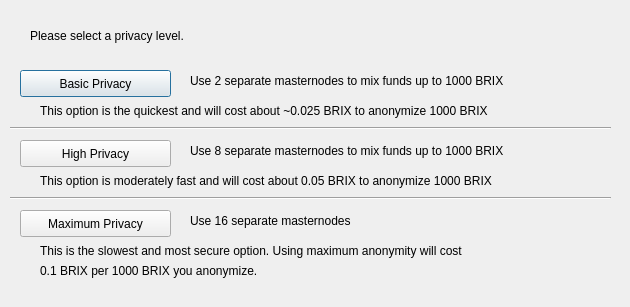
<?xml version="1.0" encoding="UTF-8"?>
<ui version="4.0">
 <class>DarksendConfig</class>
 <widget class="QDialog" name="DarksendConfig">
  <property name="geometry">
   <rect>
    <x>0</x>
    <y>0</y>
    <width>630</width>
    <height>307</height>
   </rect>
  </property>
  <property name="windowTitle">
   <string>Configure PrivateSend</string>
  </property>
  <widget class="QPushButton" name="buttonBasic">
   <property name="geometry">
    <rect>
     <x>20</x>
     <y>70</y>
     <width>151</width>
     <height>27</height>
    </rect>
   </property>
   <property name="text">
    <string>Basic Privacy</string>
   </property>
  </widget>
  <widget class="QPushButton" name="buttonHigh">
   <property name="geometry">
    <rect>
     <x>20</x>
     <y>140</y>
     <width>151</width>
     <height>27</height>
    </rect>
   </property>
   <property name="text">
    <string>High Privacy</string>
   </property>
  </widget>
  <widget class="QPushButton" name="buttonMax">
   <property name="geometry">
    <rect>
     <x>20</x>
     <y>210</y>
     <width>151</width>
     <height>27</height>
    </rect>
   </property>
   <property name="text">
    <string>Maximum Privacy</string>
   </property>
  </widget>
  <widget class="QLabel" name="label">
   <property name="geometry">
    <rect>
     <x>30</x>
     <y>20</y>
     <width>571</width>
     <height>31</height>
    </rect>
   </property>
   <property name="text">
    <string>Please select a privacy level.</string>
   </property>
  </widget>
  <widget class="QLabel" name="label_2">
   <property name="geometry">
    <rect>
     <x>190</x>
     <y>70</y>
     <width>421</width>
     <height>21</height>
    </rect>
   </property>
   <property name="text">
    <string>Use 2 separate masternodes to mix funds up to 1000 BRIX</string>
   </property>
  </widget>
  <widget class="QLabel" name="label_3">
   <property name="geometry">
    <rect>
     <x>190</x>
     <y>140</y>
     <width>411</width>
     <height>21</height>
    </rect>
   </property>
   <property name="text">
    <string>Use 8 separate masternodes to mix funds up to 1000 BRIX</string>
   </property>
  </widget>
  <widget class="QLabel" name="label_4">
   <property name="geometry">
    <rect>
     <x>190</x>
     <y>210</y>
     <width>421</width>
     <height>21</height>
    </rect>
   </property>
   <property name="text">
    <string>Use 16 separate masternodes</string>
   </property>
  </widget>
  <widget class="QLabel" name="label_6">
   <property name="geometry">
    <rect>
     <x>40</x>
     <y>100</y>
     <width>561</width>
     <height>21</height>
    </rect>
   </property>
   <property name="text">
    <string>This option is the quickest and will cost about ~0.025 BRIX to anonymize 1000 BRIX</string>
   </property>
  </widget>
  <widget class="QLabel" name="label_7">
   <property name="geometry">
    <rect>
     <x>40</x>
     <y>170</y>
     <width>561</width>
     <height>21</height>
    </rect>
   </property>
   <property name="text">
    <string>This option is moderately fast and will cost about 0.05 BRIX to anonymize 1000 BRIX</string>
   </property>
  </widget>
  <widget class="QLabel" name="label_8">
   <property name="geometry">
    <rect>
     <x>40</x>
     <y>240</y>
     <width>561</width>
     <height>21</height>
    </rect>
   </property>
   <property name="text">
    <string>This is the slowest and most secure option. Using maximum anonymity will cost</string>
   </property>
  </widget>
  <widget class="QLabel" name="label_9">
   <property name="geometry">
    <rect>
     <x>40</x>
     <y>260</y>
     <width>561</width>
     <height>21</height>
    </rect>
   </property>
   <property name="text">
    <string>0.1 BRIX per 1000 BRIX you anonymize.</string>
   </property>
  </widget>
  <widget class="Line" name="line">
   <property name="geometry">
    <rect>
     <x>10</x>
     <y>120</y>
     <width>601</width>
     <height>16</height>
    </rect>
   </property>
   <property name="orientation">
    <enum>Qt::Horizontal</enum>
   </property>
  </widget>
  <widget class="Line" name="line_2">
   <property name="geometry">
    <rect>
     <x>10</x>
     <y>190</y>
     <width>601</width>
     <height>16</height>
    </rect>
   </property>
   <property name="orientation">
    <enum>Qt::Horizontal</enum>
   </property>
  </widget>
 </widget>
 <resources/>
 <connections/>
</ui>
